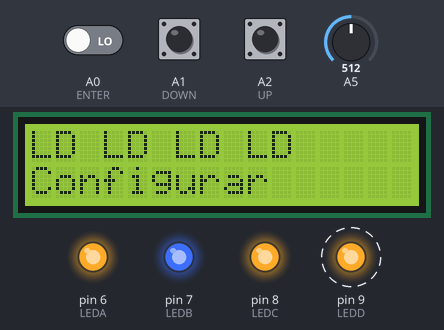
A sketch run on a simulated Arduino Uno, built with avr-gcc and run on an emulated ATmega328P. Shown: 16×2 character LCD, output pins drawn as LEDs (lit = HIGH). Dashed ring = blinking. Inputs (shaded band) come from the test bench; at power-on: A0 (ENTER) LOW, A2 (UP) LOW, A1 (DOWN) LOW, A5 = 512. What the sketch prints to the serial monitor is not drawn.

Above: at 1.2 s.
1.3 s: A0 (ENTER) driven HIGH
At 3.4 s:
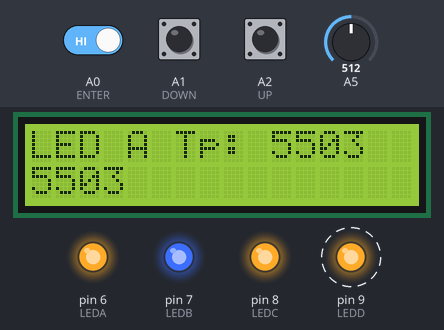
4.3 s: A2 (UP) pulled HIGH for 1 s
At 5.66 s:
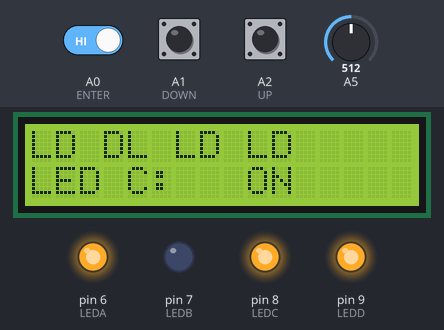
5.9 s: A2 (UP) pulled HIGH for 0.15 s
At 6.49 s:
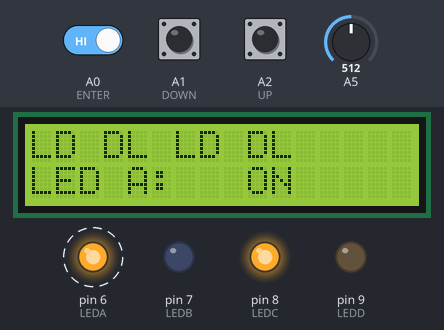
6.6 s: A2 (UP) pulled HIGH for 0.15 s
At 7.2 s:
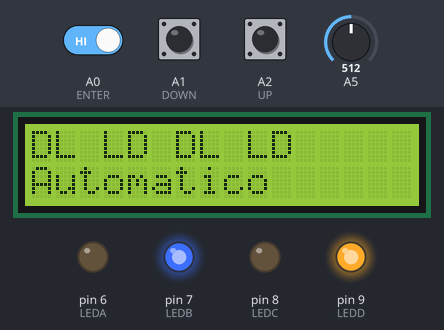
9.7 s: A1 (DOWN) pulled HIGH for 0.15 s
At 10.16 s:
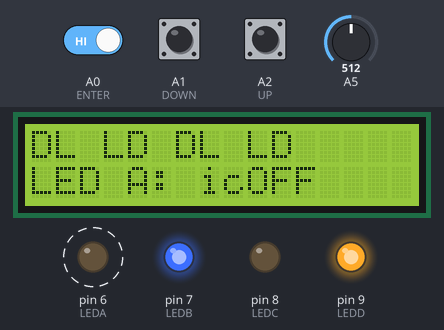
10.4 s: A2 (UP) pulled HIGH for 3.2 s
At 13.94 s:
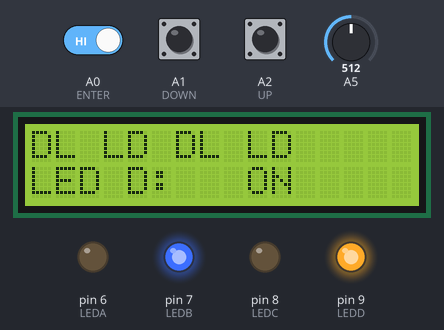
Timing chart, 0 to 15.2 s (numbered marks = the images above; inputs shaded):
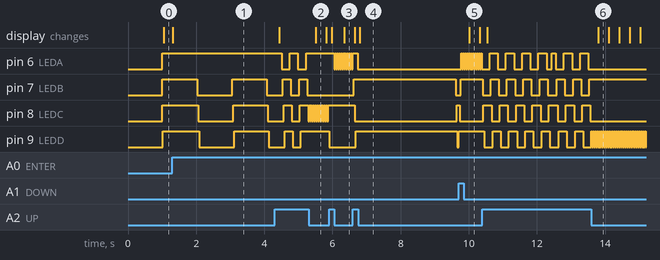

The sketch:

trabv11.ino
```cpp
/*
   The circuit:
 * LCD RS pin to digital pin 12
 * LCD Enable pin to digital pin 11
 * LCD D4 pin to digital pin 5
 * LCD D5 pin to digital pin 4
 * LCD D6 pin to digital pin 3
 * LCD D7 pin to digital pin 2
 * LCD R/W pin to ground
 * LCD VSS pin to ground
 * LCD VCC pin to 5V
 * 10K resistor:
 * ends to +5V and ground
 * wiper to LCD VO pin (pin 3)
*/

// include the library code:
#include <LiquidCrystal.h>

// initialize the library with the numbers of the interface pins
LiquidCrystal lcd(12, 11, 5, 4, 3, 2);

// constants won't change. They're used here to
// set pin numbers:
const int UP = A2;		     // botão menu para cima
const int DOWN = A1;		 // botão menu para baixo
const int ENTER = A0;	     // botão enter

const int LEDA = 6;      	 // LED 1
const int LEDB = 7;      	 // LED 2
const int LEDC = 8;      	 // LED 3
const int LEDD = 9;      	 // LED 4

int LEDAtp = 1000;			 // tempo de acionamento do led
int LEDBtp = 1000;
int LEDCtp = 1000;
int LEDDtp = 1000;

int statusLEDA = 0;
int statusLEDB = 0;
int statusLEDC = 0;
int statusLEDD = 0;

int autom = 1;			//automático=1   manual =0

int tempo = 0;

unsigned long currentMillis;
unsigned long previousMillisLEDA = 0;
unsigned long previousMillisLEDB = 0;
unsigned long previousMillisLEDC = 0;
unsigned long previousMillisLEDD = 0;

int buttonStateUP = 0;         // variable for reading the pushbutton status
int buttonStateDOWN = 0;
int buttonStateENTER = 0;

int Index=0;
int Menu = 0;


void setup() {
  // set up the LCD's number of columns and rows:
  lcd.begin(16, 2);

  pinMode(UP, INPUT);
  pinMode(DOWN, INPUT);
  pinMode(ENTER, INPUT);

  pinMode(LEDA, OUTPUT);
  pinMode(LEDB, OUTPUT);
  pinMode(LEDC, OUTPUT);
  pinMode(LEDD, OUTPUT);

  // initialize serial:
  Serial.begin(9600);
  Serial.setTimeout(0);
  while (!Serial) {} ;

}

void loop() {

  buttonStateUP = digitalRead(UP);			//leitura da entrada digital
  buttonStateDOWN = digitalRead(DOWN);
  buttonStateENTER = digitalRead(ENTER);

  tempo = analogRead(A5);					//leitura da entrada analogica
  tempo = map(tempo, 0, 1023, 1000, 9999);

  currentMillis = millis();					//leitura clock arduino

  	//Incrementa/decrementa index
      if (buttonStateUP == HIGH) {
        Index++;}
      if (buttonStateDOWN == HIGH) {
        Index--;}

  	// Mantem Indexador dentro do limite de opcoes do menu
  	switch (Menu) {
    case 0:
      if (Index<=1){Index=Index;}
  		else{Index=1;}
      if (Index<=-1){Index=0;}
      break;
	case 1:
      if (Index<=4){Index=Index;}
  		else{Index=4;}
      if (Index<=-1){Index=0;}
      break;
    case 2:
      if (Index<=5){Index=Index;}
  		else{Index=5;}
      if (Index<=-1){Index=0;}
      break;
    }


    //Muda de menu
  	  	//Entra no menu CONFIGURAR
  		if (buttonStateENTER == HIGH && Index == 0 && Menu == 0){
            lcd.clear();
        	Index=0;
        	Menu=1;
        	Serial.println("Menu CONFIGURAR selecionado");}
        //Entra no menu AC.MANUAL
  	  	if (buttonStateENTER == HIGH && Index == 1 && Menu == 0){
            lcd.clear();
        	Index=0;
        	autom=0;	//Desabilita modo automatico
        	Menu=2;
        	Serial.println("Menu AC.MANUAL selecionado");
        	Serial.println("Modo de controle automatico desativado");}
        //Dentro do menu CONFIGURAR, volta para menu inicial
      	if (buttonStateENTER == HIGH && Index == 4 && Menu == 1){
            lcd.clear();
        	Index=0;
        	Menu=0;
        	Serial.println("Menu principal");}
  		//Dentro do menu AC.MANUAL, volta para menu inicial
 	    if (buttonStateENTER == HIGH && Index == 5 && Menu == 2){
            lcd.clear();
        	Index=0;
        	Menu=0;
        	Serial.println("Menu principal");}

  	//Aciona modo automático
  	  if (buttonStateENTER == HIGH && Index == 4 && Menu == 2){
            autom=1;
      		Serial.println("Modo de controle automático ATIVADO");}

  	//Grava valor do tempo na variável
  		if (buttonStateENTER == HIGH && Index == 0 && Menu == 1){
            LEDAtp=tempo;
        	Serial.print("Setup novo periodo Led A:");
        	Serial.println(LEDAtp);}

  		if (buttonStateENTER == HIGH && Index == 1 && Menu == 1){
            LEDBtp=tempo;
        	Serial.print("Setup novo periodo Led B:");
        	Serial.println(LEDBtp);}

  		if (buttonStateENTER == HIGH && Index == 2 && Menu == 1){
            LEDCtp=tempo;
            Serial.print("Setup novo periodo Led C:");
        	Serial.println(LEDCtp);}

  		if (buttonStateENTER == HIGH && Index == 3 && Menu == 1){
            LEDDtp=tempo;
            Serial.print("Setup novo periodo Led D:");
        	Serial.println(LEDDtp);}


  	// Define status do led no modo manual
  		if (buttonStateENTER == HIGH && Index == 0 && Menu == 2){
          digitalWrite(LEDA, !digitalRead(LEDA));  // toggle state;
  		  Serial.print("Ac. Manual Status Led A:");
          Serial.println(digitalRead(LEDA));}

  		if (buttonStateENTER == HIGH && Index == 1 && Menu == 2){
          digitalWrite(LEDB, !digitalRead(LEDB));  // toggle state;
  		  Serial.print("Ac. Manual Status Led B:");
          Serial.println(digitalRead(LEDB));}

  		if (buttonStateENTER == HIGH && Index == 2 && Menu == 2){
          digitalWrite(LEDC, !digitalRead(LEDC));  // toggle state;
  		  Serial.print("Ac. Manual Status Led C:");
          Serial.println(digitalRead(LEDC));}

  		if (buttonStateENTER == HIGH && Index == 3 && Menu == 2){
          digitalWrite(LEDD, !digitalRead(LEDD));  // toggle state;
		  Serial.print("Ac. Manual Status Led D:");
          Serial.println(digitalRead(LEDD));}

  	// Indica o status do led fora do modo manual
  		if (digitalRead(LEDA)==HIGH){statusLEDA=1;} else {statusLEDA=0;}

        if (digitalRead(LEDB)==HIGH){statusLEDB=1;} else {statusLEDB=0;}

        if (digitalRead(LEDC)==HIGH){statusLEDC=1;} else {statusLEDC=0;}

        if (digitalRead(LEDD)==HIGH){statusLEDD=1;} else {statusLEDD=0;}


  	// Controle automático

  if(autom==1){

  	if (currentMillis - previousMillisLEDA >= LEDAtp) {
    // save the last time you blinked the LED
    previousMillisLEDA = currentMillis;
    digitalWrite(LEDA, !digitalRead(LEDA));  // toggle state;
    		Serial.print("Automatico Status Led A:");
          	Serial.println(digitalRead(LEDA));
    }

    if (currentMillis - previousMillisLEDB >= LEDBtp) {
    // save the last time you blinked the LED
    previousMillisLEDB = currentMillis;
    digitalWrite(LEDB, !digitalRead(LEDB));  // toggle state;
    		Serial.print("Automatico Status Led B:");
          	Serial.println(digitalRead(LEDB));
    }

    if (currentMillis - previousMillisLEDC >= LEDCtp) {
    // save the last time you blinked the LED
    previousMillisLEDC = currentMillis;
    digitalWrite(LEDC, !digitalRead(LEDC));  // toggle state;
    		Serial.print("Automatico Status Led C:");
          	Serial.println(digitalRead(LEDC));
    }

    if (currentMillis - previousMillisLEDD >= LEDDtp) {
    // save the last time you blinked the LED
    previousMillisLEDD = currentMillis;
    digitalWrite(LEDD, !digitalRead(LEDD));  // toggle state;
    		Serial.print("Automatico Status Led D:");
          	Serial.println(digitalRead(LEDD));
    }

  }


//Atualiza o LCD

  if (Menu==0){
    lcd.setCursor(0, 0);
    if(statusLEDA==1){lcd.print("LD");} else{lcd.print("DL");}

    lcd.setCursor(3, 0);
    if(statusLEDB==1){lcd.print("LD");} else{lcd.print("DL");}

    lcd.setCursor(6, 0);
    if(statusLEDC==1){lcd.print("LD");} else{lcd.print("DL");}

    lcd.setCursor(9, 0);
    if(statusLEDD==1){lcd.print("LD");} else{lcd.print("DL");}

    switch(Index){
     case 0:
      		lcd.setCursor(0, 1);
            lcd.print("Configurar");
     break;

     case 1:
      		lcd.setCursor(0, 1);
            lcd.print("Ac. Manual  ");
     break;
    }
  }


  if (Menu==1){

    switch(Index){
     case 0:
      		lcd.setCursor(0, 0);
            lcd.print("LED A Tp: ");
      		lcd.setCursor(10, 0);
            lcd.print(LEDAtp);
      		lcd.setCursor(0, 1);
            lcd.print(tempo);
     break;

     case 1:
      		lcd.setCursor(0, 0);
            lcd.print("LED B Tp: ");
      		lcd.setCursor(10, 0);
            lcd.print(LEDBtp);
      		lcd.setCursor(0, 1);
            lcd.print(tempo);
     break;

     case 2:
      		lcd.setCursor(0, 0);
            lcd.print("LED C Tp: ");
      		lcd.setCursor(10, 0);
            lcd.print(LEDCtp);
      		lcd.setCursor(0, 1);
            lcd.print(tempo);
     break;

     case 3:
      		lcd.setCursor(0, 0);
            lcd.print("LED D Tp: ");
      		lcd.setCursor(10, 0);
            lcd.print(LEDDtp);
      		lcd.setCursor(0, 1);
            lcd.print(tempo);
     break;

     case 4:
      		lcd.setCursor(0, 0);
            lcd.print("Voltar     ");
      		lcd.setCursor(10, 0);
            lcd.print("           ");
      		lcd.setCursor(0, 1);
            lcd.print("           ");
     break;
    }
  }

 if (Menu==2){
    lcd.setCursor(0, 0);
    if(statusLEDA==1){lcd.print("LD");} else{lcd.print("DL");}

    lcd.setCursor(3, 0);
    if(statusLEDB==1){lcd.print("LD");} else{lcd.print("DL");}

    lcd.setCursor(6, 0);
    if(statusLEDC==1){lcd.print("LD");} else{lcd.print("DL");}

    lcd.setCursor(9, 0);
    if(statusLEDD==1){lcd.print("LD");} else{lcd.print("DL");}

    switch(Index){
     case 0:
      		lcd.setCursor(0, 1);
            lcd.print("LED A: ");
      		lcd.setCursor(9, 1);
      		if(digitalRead(LEDA)==HIGH){lcd.print("ON         ");}
                           else{lcd.print("OFF         ");}
     break;

     case 1:
      		lcd.setCursor(0, 1);
            lcd.print("LED B: ");
      		lcd.setCursor(9, 1);
      		if(digitalRead(LEDB)==HIGH){lcd.print("ON         ");}
                           else{lcd.print("OFF         ");}
     break;

     case 2:
      		lcd.setCursor(0, 1);
            lcd.print("LED C: ");
      		lcd.setCursor(9, 1);
      		if(digitalRead(LEDC)==HIGH){lcd.print("ON         ");}
                           else{lcd.print("OFF         ");}
     break;

     case 3:
      		lcd.setCursor(0, 1);
            lcd.print("LED D: ");
      		lcd.setCursor(9, 1);
      		if(digitalRead(LEDD)==HIGH){lcd.print("ON         ");}
                           else{lcd.print("OFF         ");}
     break;

     case 4:
      		lcd.setCursor(0, 1);
            lcd.print("Automatico      ");
     break;

     case 5:
      		lcd.setCursor(0, 1);
            lcd.print("Voltar          ");
     break;


    }
  }


}
 
```

Measured:
- after the input at 1.3 s, pin 6 (LEDA): stays HIGH (without the input it goes to LOW after 0.70 s); the display: changes at once (image 1)
- after the input at 4.3 s, pin 6 (LEDA): alternates HIGH for 0.24 s and LOW for 0.24 s, 4 changes in all, then stays HIGH, starting after 0.21 s; pin 9 (LEDD): LOW → HIGH after 0.30 s instead of 0.85 s; the display: first changes after 0.14 s (image 2 shows a later state)
- after the input at 5.9 s, pin 6 (LEDA): alternates HIGH for 0.03 s and LOW for 0.03 s, starting after 0.15 s; pin 8 (LEDC): stops changing and stays HIGH; pin 9 (LEDD): HIGH → LOW at once; the display: first changes after 0.09 s (image 3 shows a later state)
- after the input at 6.6 s, pin 7 (LEDB): LOW → HIGH at once, → LOW 3.0 s later; pin 8 (LEDC): HIGH → LOW after 0.05 s, → HIGH 3.0 s later; pin 9 (LEDD): LOW → HIGH after 0.08 s, → LOW 3.0 s later; the display: first changes after 0.05 s (image 4 shows a later state)
- after the input at 9.7 s, pin 6 (LEDA): alternates HIGH for 0.03 s and LOW for 0.03 s, starting after 0.09 s; pin 7 (LEDB): LOW → HIGH after 0.06 s; pin 8 (LEDC): HIGH → LOW at once; pin 9 (LEDD): LOW → HIGH at once; the display: changes after 0.31 s (image 5)
- after the input at 10.4 s, the display: first changes after 0.14 s (image 6 shows a later state)
